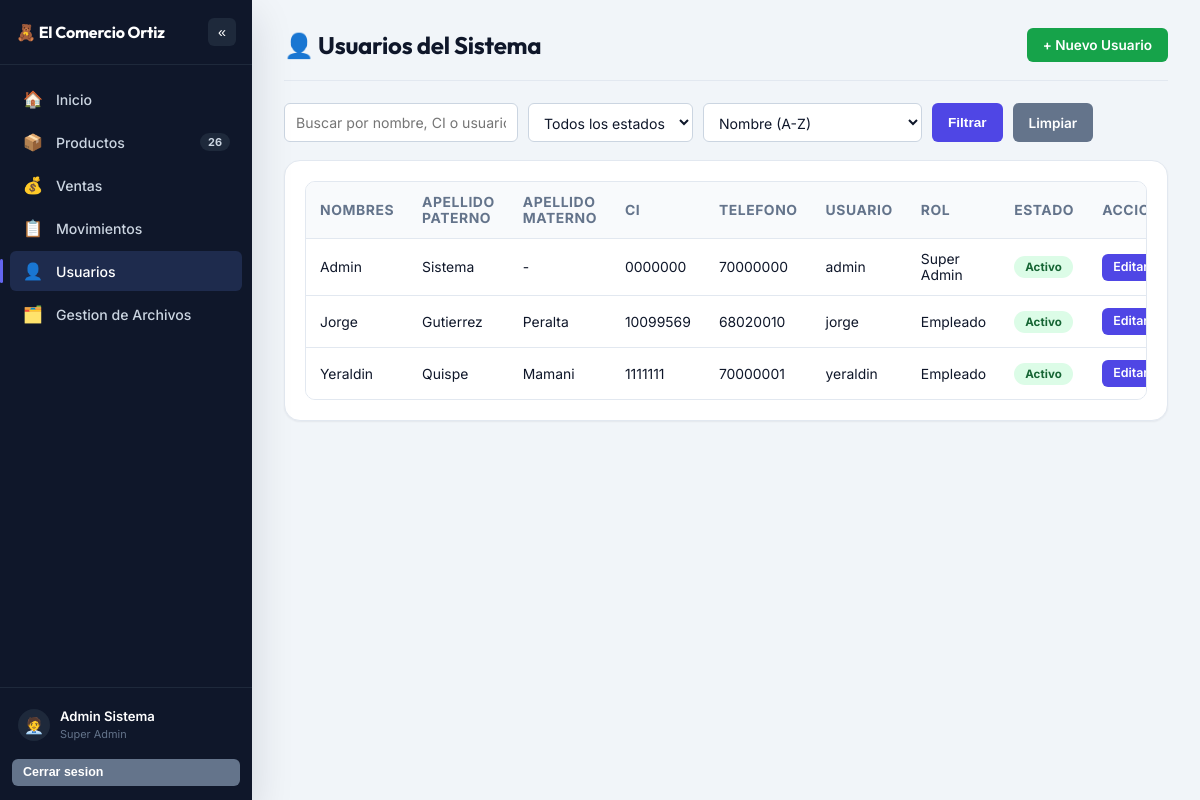
/personal/ (signed in), run on the app's committed database.
### tables this page shows
CREATE TABLE personal (
    id_personal INTEGER PRIMARY KEY AUTOINCREMENT,
    nombres TEXT NOT NULL,
    apellido_paterno TEXT NOT NULL,
    apellido_materno TEXT,
    ci TEXT UNIQUE NOT NULL,
    telefono TEXT,
    usuario TEXT UNIQUE NOT NULL,
    contrasena_hash TEXT NOT NULL,
    rol TEXT NOT NULL CHECK(rol IN ('Super Admin', 'Admin', 'Empleado', 'Bodega')),
    estado INTEGER DEFAULT 1 CHECK(estado IN (0, 1))  -- 1 = Activo, 0 = Inactivo
);

### controllers/personal_controller.py (the view)
@personal_bp.route('/')
@roles_required(ROL_SUPER_ADMIN)
def index():
    estado_raw = request.args.get('estado', '')
    busqueda = request.args.get('busqueda', '')
    orden = request.args.get('orden', '')
    estado = int(estado_raw) if estado_raw in ('0', '1') else None
    personal = personal_model.get_all_personal(estado=estado, busqueda=busqueda or None, orden=orden or None)
    return render_template(
        'personal/personal_view.html',
        personal=personal,
        estado_filtro=estado_raw,
        busqueda=busqueda,
        orden_actual=orden or personal_model.ORDEN_PERSONAL_DEFAULT,
    )

### models/database.py (called while the page is built)
def get_db():
    if 'db' not in g:
        g.db = sqlite3.connect(current_app.config['DATABASE'])
        g.db.row_factory = sqlite3.Row
        g.db.execute('PRAGMA foreign_keys = ON')
    return g.db

### models/personal_model.py (called while the page is built, shortened)
def get_all_personal(estado=None, busqueda=None, orden=None):
    db = get_db()
    query = "SELECT * FROM personal WHERE 1 = 1"
    params = []
    if estado is not None:
        query += " AND estado = ?"
        params.append(estado)
    orden_sql = resolver_orden_sql(orden, ORDENES_PERSONAL, ORDEN_PERSONAL_DEFAULT)
    query += f" ORDER BY {orden_sql}"
    return db.execute(query, params).fetchall()

### models/productos_model.py (called while the page is built)
def contar_productos():
    db = get_db()
    return db.execute("SELECT COUNT(*) AS c FROM productos").fetchone()['c']

def contar_faltantes():
    db = get_db()
    return db.execute("SELECT COUNT(*) AS c FROM productos WHERE cantidad < 0").fetchone()['c']

### models/ventas_model.py (called while the page is built)
def contar_pendientes(id_personal_filtro=None):
    db = get_db()
    if id_personal_filtro:
        return db.execute(
            "SELECT COUNT(*) AS c FROM ventas WHERE estado = 'Pendiente' AND id_personal_registro = ?",
            (id_personal_filtro,),
        ).fetchone()['c']
    return db.execute(
        "SELECT COUNT(*) AS c FROM ventas WHERE estado = 'Pendiente'"
    ).fetchone()['c']

### utilities/utilities.py (called while the page is built)
def roles_required(*roles_permitidos):
    def decorador(vista):
        @wraps(vista)
        def envoltura(*args, **kwargs):
            if 'id_personal' not in session:
                return redirect(url_for('auth.login'))
            if session.get('rol') not in roles_permitidos:
                flash('No tienes permisos para acceder a esa seccion.', 'danger')
                return redirect(url_for('inicio.index'))
            return vista(*args, **kwargs)
        return envoltura
    return decorador

def resolver_orden_sql(orden, opciones, default):
    return opciones.get(orden, opciones[default])

### templates/personal/personal_view.html (shortened to what this page needs)
{% extends "shared/base.html" %}
{% block content %}
    <div class="page-header">
        <h1>👤 Usuarios del Sistema</h1>
        <a href="{{ url_for('personal.nuevo') }}" class="btn btn-success">+ Nuevo Usuario</a>
    </div>
    <form method="get" class="filters">
        <input type="text" name="busqueda" placeholder="Buscar por nombre, CI o usuario..." value="{{ busqueda }}">
        <select name="estado">
            <option value="" {{ 'selected' if not estado_filtro }}>Todos los estados</option>
        </select>
        <select name="orden">
            <option value="nombre_asc" {{ 'selected' if orden_actual == 'nombre_asc' }}>Nombre (A-Z)</option>
        </select>
        <button type="submit" class="btn btn-primary">Filtrar</button>
        <a href="{{ url_for('personal.index') }}" class="btn btn-secondary">Limpiar</a>
    </form>
    <div class="card">
        {% if personal %}
            <div class="table-scroll">
                <table>
                    <thead>
                        <tr>
                            <th>Nombres</th>
                            <th>Apellido Paterno</th>
                            <th>Apellido Materno</th>
                            <th>CI</th>
                            <th>Telefono</th>
                            <th>Usuario</th>
                            <th>Rol</th>
                            <th>Estado</th>
                            <th>Acciones</th>
                        </tr>
                    </thead>
                    <tbody>
                        {% for p in personal %}
                            <tr>
                                <td>{{ p.nombres }}</td>
                                <td>{{ p.apellido_paterno }}</td>
                                <td>{{ p.apellido_materno or '-' }}</td>
                                <td>{{ p.ci }}</td>
                                <td>{{ p.telefono or '-' }}</td>
                                <td>{{ p.usuario }}</td>
                                <td>{{ p.rol }}</td>
                                <td>
                                    <span class="badge {{ 'badge-activo' if p.estado == 1 else 'badge-inactivo' }}">
                                        {{ 'Activo' if p.estado == 1 else 'Inactivo' }}
                                    </span>
                                </td>
                                <td>
                                    <div class="actions-cell">
                                        <a href="{{ url_for('personal.editar', id_personal=p.id_personal) }}" class="btn btn-primary btn-sm">Editar</a>
                                    </div>
                                </td>
                            </tr>
                        {% endfor %}
                    </tbody>
                </table>
            </div>
        {% else %}
            <div class="empty-state">
                No se encontraron usuarios.
                <br><br>
                <a href="{{ url_for('personal.nuevo') }}" class="btn btn-success">+ Crear el primer usuario</a>
            </div>
        {% endif %}
    </div>
{% endblock %}

### templates/shared/base.html (shortened to what this page needs)
<!DOCTYPE html>
<html lang="es">
<head>
    <link rel="stylesheet" href="{{ url_for('static', filename='css/style.css') }}">
</head>
<body>
    <div class="app-wrapper">
        <aside class="sidebar" id="sidebar">
            <div class="sidebar-header">
                <span class="brand-text">🧸 El Comercio Ortiz</span>
                <button type="button" class="sidebar-toggle" id="sidebarToggle" title="Contraer/Expandir menu">
                    <span id="toggleIcon">&laquo;</span>
                </button>
            </div>
            <nav class="nav-tabs">
                <a href="{{ url_for('inicio.index') }}"
                   class="{{ 'active' if request.endpoint == 'inicio.index' }}">
                    <span class="nav-icon">🏠</span><span class="nav-text">Inicio</span>
                </a>
                <a href="{{ url_for('productos.index') }}"
                   class="{{ 'active' if request.blueprint == 'productos' }}">
                    <span class="nav-icon">📦</span><span class="nav-text">Productos</span>
                    {% if sidebar_total_productos is defined %}
                        <span class="nav-badge-group"><span id="badgeTotalProductos" class="nav-badge">{{ sidebar_total_productos }}</span></span>
                    {% endif %}
                </a>
                {% if session.get('rol') in ROLES_VENTAS %}
                <a href="{{ url_for('ventas.index') }}"
                   class="{{ 'active' if request.blueprint == 'ventas' }}">
                    <span class="nav-icon">💰</span><span class="nav-text">Ventas</span>
                        {% set carrito_count = session.get('carrito', [])|length %}
                </a>
                <a href="{{ url_for('movimientos.index') }}"
                   class="{{ 'active' if request.blueprint == 'movimientos' }}">
                    <span class="nav-icon">📋</span><span class="nav-text">Movimientos</span>
                </a>
                {% endif %}
                {% if session.get('rol') == ROL_SUPER_ADMIN %}
                <a href="{{ url_for('personal.index') }}"
                   class="{{ 'active' if request.blueprint == 'personal' }}">
                    <span class="nav-icon">👤</span><span class="nav-text">Usuarios</span>
                </a>
                {% endif %}
                {% if session.get('rol') in ROLES_GESTION %}
                <a href="{{ url_for('archivos.index') }}"
                   class="{{ 'active' if request.blueprint == 'archivos' }}">
                    <span class="nav-icon">🗂️</span><span class="nav-text">Gestion de Archivos</span>
                </a>
                {% endif %}
            </nav>
            <div class="sidebar-footer">
                <div class="sidebar-user">
                    <span class="nav-icon">🧑‍💼</span>
                    <span class="nav-text"><strong>{{ session.get('nombre_completo', '') }}</strong><br><small>{{ session.get('rol', '') }}</small></span>
                </div>
                <form action="{{ url_for('auth.logout') }}" method="post">
                    <button type="submit" class="btn btn-secondary btn-sm sidebar-logout" title="Cerrar sesion">Cerrar sesion</button>
                </form>
            </div>
        </aside>
        <main class="main-content">
            <div class="container">
                {% block content %}{% endblock %}
            </div>
        </main>
    </div>
</body>
</html>

### data on the page
personal: get "Super Admin", nombres "Admin", apellido_paterno "Sistema", apellido_materno "-", ci "0000000", telefono "70000000", usuario "admin", rol "Super Admin", estado "Activo"
personal: nombres "Jorge", apellido_paterno "Gutierrez", apellido_materno "Peralta", ci "10099569", telefono "68020010", usuario "jorge", rol "Empleado", estado "Activo"
personal: nombres "Yeraldin", apellido_paterno "Quispe", apellido_materno "Mamani", ci "1111111", telefono "70000001", usuario "yeraldin", rol "Empleado", estado "Activo"

### other printed values
{{ sidebar_total_productos }} "26"
{{ session.get('nombre_completo', '') }} "Admin Sistema"
